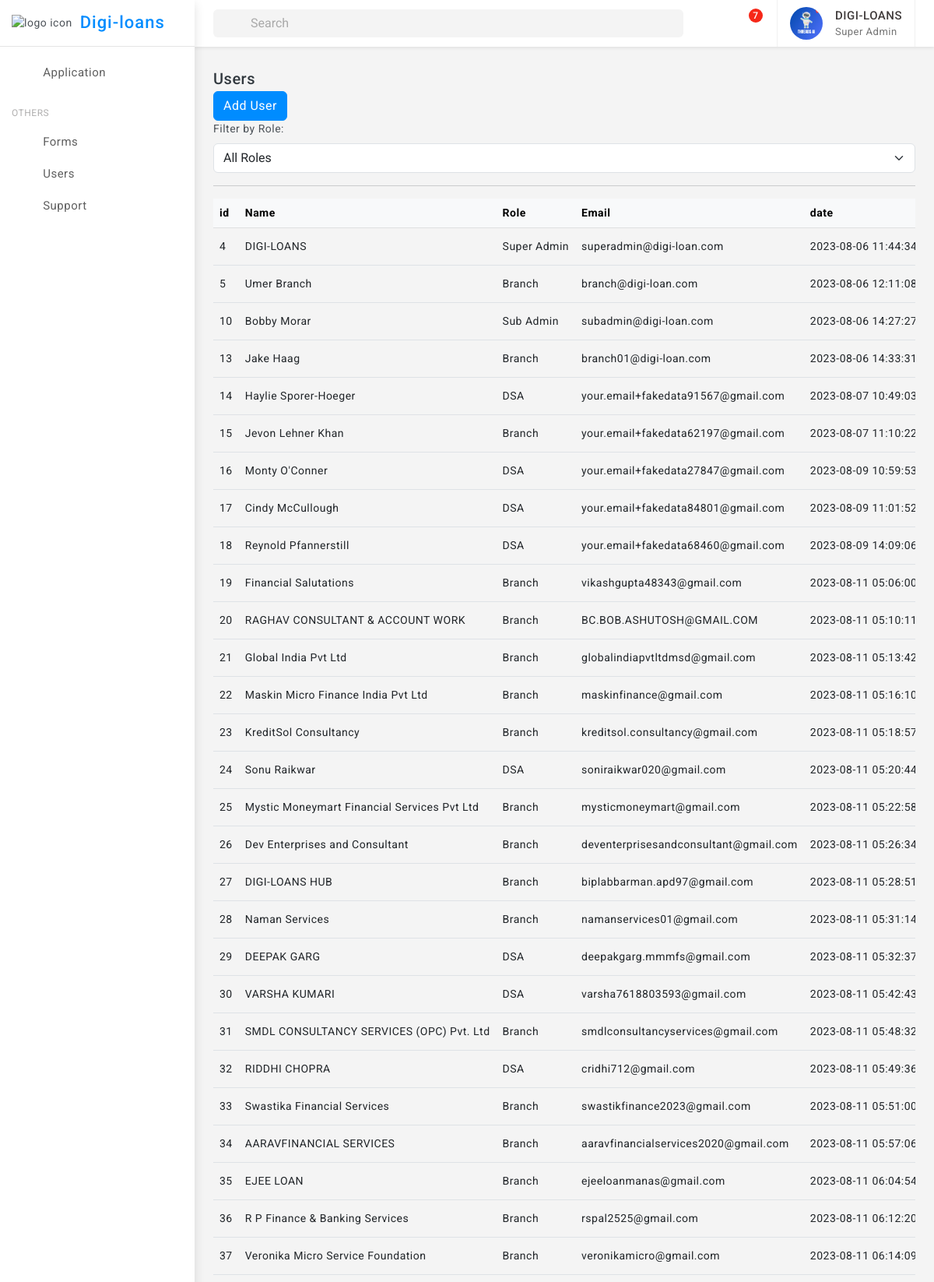
Screenshot of /users (signed in, upper part) with the database file from the repository.
### tables this page shows
CREATE TABLE "Users" (
	"user_id"	INTEGER,
	"email"	TEXT NOT NULL,
	"password"	TEXT NOT NULL,
	"role_id"	INTEGER,
	"full_name"	TEXT,
	"date_of_birth"	TEXT,
	"address"	TEXT,
	"phone_number"	TEXT,
	"created_time"	TIMESTAMP DEFAULT CURRENT_TIMESTAMP,
	"updated_time"	TIMESTAMP DEFAULT CURRENT_TIMESTAMP,
	"approved"	INTEGER,
	"createdBy"	INTEGER,
	"branchBy"	INTEGER,
	PRIMARY KEY("user_id"),
	FOREIGN KEY("branchBy") REFERENCES "Users"("user_id")
);

CREATE TABLE Roles (
                role_id INTEGER PRIMARY KEY,
                role_name TEXT NOT NULL,
                created_time TIMESTAMP DEFAULT CURRENT_TIMESTAMP,
                updated_time TIMESTAMP DEFAULT CURRENT_TIMESTAMP
            );

### flask_app.py (the view, shortened to what this page needs)
@app.route('/users')
def admin_users():
    user_id=session["user"][0]
    role_id=session["role"][0]
    if(role_id==1):
        users = get_users_super_admin()
    elif (role_id==3):
        users=get_branch_users_branchdBy(user_id)
    final_users = [tuple(user) + (get_role(user[3])[1],get_user_image(user[0],),user_documentdb.get_user_document_by_id(user[0])) for user in users]
    print(final_users)
    return render_template("users_list.html",users=final_users)

### databse/db_service.py (called while the page is built)
def connect_db():
    return sqlite3.connect('databse/digi_loans.db')

def get_role(role_id):
    conn = connect_db()
    cursor = conn.cursor()
    try:
        cursor.execute('SELECT * FROM Roles WHERE role_id = ?', (role_id,))
        role = cursor.fetchone()
        conn.close()
        return role
    except sqlite3.Error as e:
        print("Error getting role:", e)
        conn.close()
        return None

def get_user_image(user_id):
    try:
        conn = connect_db()
        cursor = conn.cursor()
        cursor.execute('SELECT * FROM UserProfile WHERE user_id = ?', (user_id,))
        result = cursor.fetchone()  # Fetch one row, assuming you want to retrieve a single user's image data
        conn.commit()
        print("got image result for ",user_id," : ",result)
        return result  # Return the fetched result
    except sqlite3.Error as e:
        print("Error get_user_image:", e)
        if conn:
            conn.rollback()
        return None  # Return None to indicate an error

def get_users_super_admin():
    conn = connect_db()
    cursor = conn.cursor()
    try:
        cursor.execute('''
            SELECT * FROM Users
        ''')
        users = cursor.fetchall()
        conn.close()
        return users
    except sqlite3.Error as e:
        print("Error getting loan application:", e)
        conn.close()
        return None

### databse/user_document.py (called while the page is built)
def get_user_document_by_id(user_id):
    connection = db.connect_db()
    cursor = connection.cursor()
    try:
        cursor.execute("SELECT * FROM UserDocument WHERE user_id=?", (user_id,))
        return cursor.fetchone()
    except Exception as e:
        print("Error retrieving user document:", e)
    finally:
        connection.close()

### templates/users_list.html (shortened to what this page needs)
{% extends 'base.html' %}
{% block content %}
<div class="page-wrapper">
    <div class="page-content">
        <div class="card-body">
            <div class="d-flex align-items-center">
                <div>
                    <h5 class="mb-0">Users</h5>
                </div>
                <div class="font-22 ms-auto"><i class="bx bx-dots-horizontal-rounded"></i></div>
            </div>
            <div class="ms-auto">
                <div class="btn-group">
                    <a href="{{url_for('adduser')}}" class="btn btn-primary">Add User</a>
            </div>
            <div class="ms-auto">
                <label for="roleFilter" class="form-label">Filter by Role:</label>
                <select id="roleFilter" class="form-select">
                    <option value="">All Roles</option>
                </select>
            </div>
            <hr>
            <div class="table-responsive">
                <table class="table align-middle mb-0">
                    <thead class="table-light">
                        <tr>
                            <th>id</th>
                            <th>Name</th>
                            <th>Role</th>
                            <th>Email</th>
                            <th>date</th>
                        </tr>
                    </thead>
                    <tbody>
                        {% for user in users %}
                        <tr class="user-row">
                            <td>{{ user[0] }}</td>
                            <td>{{ user[4] }}</td>
                            <td class="role-cell">{{ user[13] }}</td>
                            <td>{{ user[1] }}</td>
                            <td>{{ user[8] }}</td>
                        </tr>
                        {% endfor %}
                    </tbody>
                </table>
            </div>
        </div>
    </div>
</div>
{% endblock %}

### templates/base.html (shortened to what this page needs)
<!doctype html>
<html lang="en">
<head>
	<link href="{{ url_for('static', filename='assets/plugins/vectormap/jquery-jvectormap-2.0.2.css') }}" rel="stylesheet"/>
	<link href="{{ url_for('static', filename='assets/plugins/simplebar/css/simplebar.css') }}" rel="stylesheet" />
	<link href="{{ url_for('static', filename='assets/plugins/perfect-scrollbar/css/perfect-scrollbar.css') }}" rel="stylesheet" />
	<link href="{{ url_for('static', filename='assets/plugins/metismenu/css/metisMenu.min.css') }}" rel="stylesheet"/>
	<link href="{{ url_for('static', filename='assets/plugins/datatable/css/dataTables.bootstrap5.min.css') }}" rel="stylesheet" />
	<link href="{{ url_for('static', filename='assets/css/pace.min.css') }}" rel="stylesheet"/>
	<link href="{{ url_for('static', filename='assets/css/bootstrap.min.css') }}" rel="stylesheet">
	<link href="{{ url_for('static', filename='assets/css/bootstrap-extended.css') }}" rel="stylesheet">
	<link href="{{ url_for('static', filename='assets/css/app.css') }}" rel="stylesheet">
	<link href="{{ url_for('static', filename='assets/css/icons.css') }}" rel="stylesheet">
	<link rel="stylesheet" href="{{ url_for('static', filename='assets/css/dark-theme.css') }}"/>
	<link rel="stylesheet" href="{{ url_for('static', filename='assets/css/semi-dark.css') }}"/>
	<link rel="stylesheet" href="{{ url_for('static', filename='assets/css/header-colors.css') }}"/>
</head>
<body>
	<div class="wrapper">
		<div class="sidebar-wrapper" data-simplebar="true">
			<div class="sidebar-header">
				<div>
					<img src="{{ url_for('static', filename='assets/images/logo-icon.png') }}" class="logo-icon" alt="logo icon">
				</div>
				<div>
					<h4 class="logo-text">Digi-loans</h4>
				</div>
				<div class="toggle-icon ms-auto"><i class='bx bx-arrow-back'></i>
				</div>
			 </div>
			<ul class="metismenu" id="menu">
				<li>
					<a href="{{ url_for('all_applications') }}" >
						<div class="parent-icon"><i class="bx bx-category"></i>
						</div>
						<div class="menu-title">Application</div>
					</a>
				</li>
				<li class="menu-label">Others</li>
				<li>
					<a href="{{ url_for('admin_forms') }}" >
						<div class="parent-icon"><i class='bx bx-cookie'></i>
						</div>
						<div class="menu-title">Forms</div>
					</a>
				</li>
				<li>
					<a href="{{ url_for('admin_users') }}" >
						<div class="parent-icon"><i class='bx bx-user'></i>
						</div>
						<div class="menu-title">Users</div>
					</a>
				</li>
				<li>
					<a href="http://digi-loans.com/" target="_blank">
						<div class="parent-icon"><i class="bx bx-support"></i>
						</div>
						<div class="menu-title">Support</div>
					</a>
				</li>
			</ul>
		</div>
		<header>
			<div class="topbar d-flex align-items-center">
				<nav class="navbar navbar-expand gap-3">
					  <div class="position-relative search-bar d-lg-block d-none" data-bs-toggle="modal" data-bs-target="#SearchModal">
						<input class="form-control px-5" disabled type="search" placeholder="Search">
						<span class="position-absolute top-50 search-show ms-3 translate-middle-y start-0 top-50 fs-5"><i class='bx bx-search'></i></span>
					  </div>
					  <div class="top-menu ms-auto">
						<ul class="navbar-nav align-items-center gap-1">
							<li class="nav-item dark-mode d-none d-sm-flex">
								<a class="nav-link dark-mode-icon" href="javascript:;"><i class='bx bx-moon'></i>
								</a>
							</li>
							<li class="nav-item dropdown dropdown-large">
								<a class="nav-link dropdown-toggle dropdown-toggle-nocaret position-relative" href="#" data-bs-toggle="dropdown"><span class="alert-count">7</span>
									<i class='bx bx-bell'></i>
								</a>
							</li>
						</ul>
					</div>
					<div class="user-box dropdown px-3">
						<a class="d-flex align-items-center nav-link dropdown-toggle gap-3 dropdown-toggle-nocaret" href="#" role="button" data-bs-toggle="dropdown" aria-expanded="false">
							{% if session['image'] %}
							<img src="{{ url_for('static', filename=session['image'][2]) }}" class="user-img" alt="user avatar">
							{% endif %}
							<div class="user-info">
								<p class="user-name mb-0">{{session['user'][4]}}</p>
								<p class="designattion mb-0">{{session['role'][1]}}</p>
							</div>
						</a>
					</div>
				</nav>
			</div>
		</header>
		{% block content %}{% endblock %}
	</div>
</body>
</html>

### static/assets/css/app.css (style rules this page uses)
body { font-size: 14px; color: #4c5258; letter-spacing: .5px; background: #f4f4f4; overflow-x: hidden; font-family: Roboto, sans-serif }
a { text-decoration: none }
.wrapper { width: 100%; position: relative }
.sidebar-wrapper { width: 250px; height: 100%; position: fixed; top: 0; bottom: 0; left: 0; background: #fff; border-right: 0 solid #e4e4e4; z-index: 11; box-shadow: 0 .3rem .8rem rgba(0, 0, 0, .12); transition: all .2s ease-out }
.sidebar-header { width: 250px; height: 60px; display: flex; align-items: center; position: fixed; top: 0; bottom: 0; padding: 0 15px; z-index: 5; background: #fff; background-clip: padding-box; border-bottom: 1px solid #e4e4e4 }
.logo-icon { width: 30px }
.logo-text { font-size: 22px; margin-left: 10px; margin-bottom: 0; letter-spacing: 1px; color: #008cff; }
.toggle-icon { font-size: 22px; cursor: pointer; color: #008cff }
.topbar { position: fixed; top: 0; left: 250px; right: 0; height: 60px; background: #fff; border-bottom: 1px solid rgb(228 228 228 / 0%); z-index: 10; -webkit-box-shadow: 0 .125rem .25rem rgba(0, 0, 0, .075); box-shadow: 0 .125rem .25rem rgba(0, 0, 0, .075); }
.topbar .navbar { width: 100%; height: 60px; padding-left: 1.5rem; padding-right: 1.5rem; }
.page-wrapper { height: 100%; margin-top: 60px; margin-bottom: 30px; margin-left: 250px }
.page-content { padding: 1.5rem 1.5rem 0.7rem 1.5rem }
.sidebar-wrapper ul { padding: 0; margin: 0; list-style: none; background: 0 0 }
.sidebar-wrapper .metismenu { background: 0 0; display: -webkit-box; display: -ms-flexbox; display: flex; padding: 10px; margin-top: 60px; -webkit-box-orient: vertical; -webkit-box-direction: normal; -ms-flex-direction: column; flex-direction: column }
.sidebar-wrapper .metismenu li+li { margin-top: 5px }
.sidebar-wrapper .metismenu li:first-child { margin-top: 5px }
.sidebar-wrapper .metismenu li:last-child { margin-bottom: 5px }
.sidebar-wrapper .metismenu>li { display: -webkit-box; display: -ms-flexbox; display: flex; -webkit-box-orient: vertical; -webkit-box-direction: normal; -ms-flex-direction: column; flex-direction: column; position: relative }
.sidebar-wrapper .metismenu a { position: relative; display: flex; align-items: center; justify-content: left; padding: 6px 16px; font-size: 15px; color: #5f5f5f; outline-width: 0; text-overflow: ellipsis; overflow: hidden; letter-spacing: .5px; border-radius: 0.25rem; transition: all .3s ease-out }
.sidebar-wrapper .metismenu a .parent-icon { font-size: 24px; line-height: 1 }
.sidebar-wrapper .metismenu a .menu-title { margin-left: 10px }
.menu-label { padding: 20px 15px 5px 5px; color: #b0afaf; text-transform: uppercase; font-size: 12px; letter-spacing: .5px }
.font-22 { font-size: 22px }
input::placeholder { color: #000!important; opacity: .3!important }
.topbar .navbar .navbar-nav .nav-item { display: flex; align-items: center; justify-content: center; width: auto; height: 60px; }
.topbar .navbar .navbar-nav .nav-link { color: #212529; font-size: 22px; border-radius: 50%; display: flex; align-items: center; justify-content: center; width: 42px; height: 42px; transition: 0.3s cubic-bezier(0.075, 0.82, 0.165, 1); }
.dropdown-toggle-nocaret:after { display: none }
.alert-count { position: absolute; top: 2px; left: 22px; width: 18px; height: 18px; display: flex; align-items: center; justify-content: center; border-radius: 50%; font-size: 12px; font-weight: 500; color: #fff; background: #f62718 }
.user-img { width: 42px; height: 42px; border-radius: 50%; border: 0 solid #e5e5e5; padding: 0; }
.user-info .user-name { font-size: 15px; font-weight: 500; color: #413c3c }
.user-info .designattion { font-size: 13px; color: #747474 }
.user-box { display: flex; align-items: center; height: 60px; border-left: 1px solid #f0f0f0; border-right: 1px solid #f0f0f0; }
.dropdown-large { position: relative }
.search-bar { width: 100%; cursor: pointer; }
.search-bar input[disabled] { cursor: pointer; background-color: #f4f4f4; border: 0; }

### rows the page displays
Users: full_name "DIGI-LOANS", full_name "DIGI-LOANS", email "superadmin@digi-loan.com", created_time "2023-08-06…"
Roles: role_name "Super Admin", role_name "Super Admin"
Users: full_name "Umer Branch", email "branch@digi-loan.com", created_time "2023-08-06…"
Roles: role_name "Branch" "Branch" "Branch" "Branch" "Branch" "Branch" "Branch" "Branch" "Branch" "Branch" "Branch" "Branch" "Branch" "Branch" "Branch" "Branch" "Branch" "Branch"
Users: full_name "Bobby Morar", email "subadmin@digi-loan.com", created_time "2023-08-06…"
Roles: role_name "Sub Admin"
Users: full_name "Jake Haag", email "branch01@digi-loan.com", created_time "2023-08-06…"
Users: full_name "Haylie Sporer-Hoeger", email "your.email+fakedata91567@gmail.com", created_time "2023-08-07…"
Roles: role_name "DSA" "DSA" "DSA" "DSA" "DSA" "DSA" "DSA" "DSA"
Users: full_name "Jevon Lehner Khan", email "your.email+fakedata62197@gmail.com", created_time "2023-08-07…"
Users: full_name "Monty O'Conner", email "your.email+fakedata27847@gmail.com", created_time "2023-08-09…"
Users: full_name "Cindy McCullough", email "your.email+fakedata84801@gmail.com", created_time "2023-08-09…"
Users: full_name "Reynold Pfannerstill", email "your.email+fakedata68460@gmail.com", created_time "2023-08-09…"
Users: full_name "Financial Salutations", email "vikashgupta48343@gmail.com", created_time "2023-08-11…"
Users: full_name "RAGHAV CONSULTANT & ACCOUNT WORK", email "BC.BOB.ASHUTOSH@GMAIL.COM", created_time "2023-08-11…"
Users: full_name "Global India Pvt Ltd", email "globalindiapvtltdmsd@gmail.com", created_time "2023-08-11…"
Users: full_name "Maskin Micro Finance India Pvt Ltd", email "maskinfinance@gmail.com", created_time "2023-08-11…"
Users: full_name "KreditSol Consultancy", email "kreditsol.consultancy@gmail.com", created_time "2023-08-11…"
Users: full_name "Sonu Raikwar", email "soniraikwar020@gmail.com", created_time "2023-08-11…"
Users: full_name "Mystic Moneymart Financial Services Pvt Ltd", email "mysticmoneymart@gmail.com", created_time "2023-08-11…"
Users: full_name "Dev Enterprises and Consultant", email "deventerprisesandconsultant@gmail.com", created_time "2023-08-11…"
Users: full_name "DIGI-LOANS HUB", email "biplabbarman.apd97@gmail.com", created_time "2023-08-11…"
Users: full_name "Naman Services", email "namanservices01@gmail.com", created_time "2023-08-11…"
Users: full_name "DEEPAK GARG", email "deepakgarg.mmmfs@gmail.com", created_time "2023-08-11…"
Users: full_name "VARSHA KUMARI", email "varsha7618803593@gmail.com", created_time "2023-08-11…"
Users: full_name "SMDL CONSULTANCY SERVICES (OPC) Pvt. Ltd", email "smdlconsultancyservices@gmail.com", created_time "2023-08-11…"
Users: full_name "RIDDHI CHOPRA", email "cridhi712@gmail.com", created_time "2023-08-11…"
Users: full_name "Swastika Financial Services", email "swastikfinance2023@gmail.com", created_time "2023-08-11…"
Users: full_name "AARAVFINANCIAL SERVICES", email "aaravfinancialservices2020@gmail.com", created_time "2023-08-11…"
Users: full_name "EJEE LOAN", email "ejeeloanmanas@gmail.com", created_time "2023-08-11…"
Users: full_name "R P Finance & Banking Services", email "rspal2525@gmail.com", created_time "2023-08-11…"
Users: full_name "Veronika Micro Service Foundation", email "veronikamicro@gmail.com", created_time "2023-08-11…"

### other values shown
{{ user[0] }} "4" "5" "10" "13" "14" "15" "16" "17" "18" "19" "20" "21" "22" "23" "24" "25" "26" "27" "28" "29" "30" "31" "32" "33" "34" "35" "36" "37"
